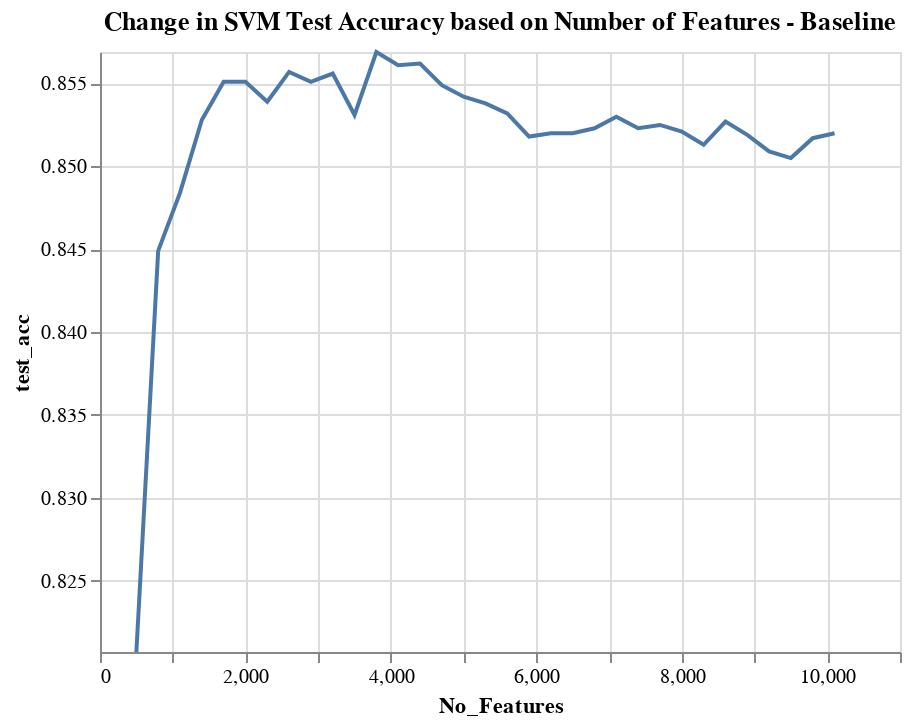

The notebook cell this image was saved under:
### Code cell
import altair as alt

y_max = df_overall['test_acc'].max()
y_min = df_overall['test_acc'].min()

alt.Chart(df_overall).mark_line().encode(
    alt.Y('test_acc',scale=alt.Scale(domain=(y_min,y_max))),
    x='No_Features'
    
).properties(title="Change in SVM Test Accuracy based on Number of Features - Baseline")

### Figure 1 — Vega-Lite specification as saved in the notebook (floating-point values rounded to 4 significant figures)
{"config": {"view": {"continuousWidth": 400, "continuousHeight": 300}}, "data": {"name": "data-0cb0083855652d8b4c7a884c95343c19"}, "mark": "line", "encoding": {"x": {"type": "quantitative", "field": "No_Features"}, "y": {"type": "quantitative", "field": "test_acc", "scale": {"domain": [0.8207, 0.8569]}}}, "title": "Change in SVM Test Accuracy based on Number of Features - Baseline", "$schema": "https://vega.github.io/schema/vega-lite/v4.8.1.json", "datasets": {"data-0cb0083855652d8b4c7a884c95343c19": [{"No_Features": 500, "Model": "SVM", "Class_Weights": "dr:8 and sx:10", "tfidf_mindf": 25, "tfidf_maxdf": 0.9, "cv_5_mean_acc": 0.8136, "test_acc": 0.8207, "precision": 0.8241, "TPR/Recall": 0.8207, "F1 Score": 0.8214}, {"No_Features": 800, "Model": "SVM", "Class_Weights": "dr:8 and sx:10", "tfidf_mindf": 25, "tfidf_maxdf": 0.9, "cv_5_mean_acc": 0.8344, "test_acc": 0.8449, "precision": 0.8467, "TPR/Recall": 0.8449, "F1 Score": 0.8453}, {"No_Features": 1100, "Model": "SVM", "Class_Weights": "dr:8 and sx:10", "tfidf_mindf": 25, "tfidf_maxdf": 0.9, "cv_5_mean_acc": 0.8398, "test_acc": 0.8484, "precision": 0.8498, "TPR/Recall": 0.8484, "F1 Score": 0.8486}, {"No_Features": 1400, "Model": "SVM", "Class_Weights": "dr:8 and sx:10", "tfidf_mindf": 25, "tfidf_maxdf": 0.9, "cv_5_mean_acc": 0.8446, "test_acc": 0.8528, "precision": 0.8538, "TPR/Recall": 0.8528, "F1 Score": 0.8529}, {"No_Features": 1700, "Model": "SVM", "Class_Weights": "dr:8 and sx:10", "tfidf_mindf": 25, "tfidf_maxdf": 0.9, "cv_5_mean_acc": 0.8469, "test_acc": 0.8551, "precision": 0.8563, "TPR/Recall": 0.8551, "F1 Score": 0.8553}, {"No_Features": 2000, "Model": "SVM", "Class_Weights": "dr:8 and sx:10", "tfidf_mindf": 25, "tfidf_maxdf": 0.9, "cv_5_mean_acc": 0.8492, "test_acc": 0.8551, "precision": 0.8561, "TPR/Recall": 0.8551, "F1 Score": 0.8553}, {"No_Features": 2300, "Model": "SVM", "Class_Weights": "dr:8 and sx:10", "tfidf_mindf": 25, "tfidf_maxdf": 0.9, "cv_5_mean_acc": 0.8496, "test_acc": 0.8539, "precision": 0.8546, "TPR/Recall": 0.8539, "F1 Score": 0.8541}, {"No_Features": 2600, "Model": "SVM", "Class_Weights": "dr:8 and sx:10", "tfidf_mindf": 25, "tfidf_maxdf": 0.9, "cv_5_mean_acc": 0.8517, "test_acc": 0.8557, "precision": 0.8564, "TPR/Recall": 0.8557, "F1 Score": 0.8558}, {"No_Features": 2900, "Model": "SVM", "Class_Weights": "dr:8 and sx:10", "tfidf_mindf": 25, "tfidf_maxdf": 0.9, "cv_5_mean_acc": 0.8522, "test_acc": 0.8551, "precision": 0.8558, "TPR/Recall": 0.8551, "F1 Score": 0.8552}, {"No_Features": 3200, "Model": "SVM", "Class_Weights": "dr:8 and sx:10", "tfidf_mindf": 25, "tfidf_maxdf": 0.9, "cv_5_mean_acc": 0.8512, "test_acc": 0.8556, "precision": 0.8559, "TPR/Recall": 0.8556, "F1 Score": 0.8555}, {"No_Features": 3500, "Model": "SVM", "Class_Weights": "dr:8 and sx:10", "tfidf_mindf": 25, "tfidf_maxdf": 0.9, "cv_5_mean_acc": 0.8515, "test_acc": 0.8531, "precision": 0.8533, "TPR/Recall": 0.8531, "F1 Score": 0.853}, {"No_Features": 3800, "Model": "SVM", "Class_Weights": "dr:8 and sx:10", "tfidf_mindf": 25, "tfidf_maxdf": 0.9, "cv_5_mean_acc": 0.8511, "test_acc": 0.8569, "precision": 0.8572, "TPR/Recall": 0.8569, "F1 Score": 0.8569}, {"No_Features": 4100, "Model": "SVM", "Class_Weights": "dr:8 and sx:10", "tfidf_mindf": 25, "tfidf_maxdf": 0.9, "cv_5_mean_acc": 0.8513, "test_acc": 0.8561, "precision": 0.8564, "TPR/Recall": 0.8561, "F1 Score": 0.8561}, {"No_Features": 4400, "Model": "SVM", "Class_Weights": "dr:8 and sx:10", "tfidf_mindf": 25, "tfidf_maxdf": 0.9, "cv_5_mean_acc": 0.8514, "test_acc": 0.8562, "precision": 0.8566, "TPR/Recall": 0.8562, "F1 Score": 0.8563}, {"No_Features": 4700, "Model": "SVM", "Class_Weights": "dr:8 and sx:10", "tfidf_mindf": 25, "tfidf_maxdf": 0.9, "cv_5_mean_acc": 0.8507, "test_acc": 0.8549, "precision": 0.8551, "TPR/Recall": 0.8549, "F1 Score": 0.8549}, {"No_Features": 5000, "Model": "SVM", "Class_Weights": "dr:8 and sx:10", "tfidf_mindf": 25, "tfidf_maxdf": 0.9, "cv_5_mean_acc": 0.8503, "test_acc": 0.8542, "precision": 0.8544, "TPR/Recall": 0.8542, "F1 Score": 0.8542}, {"No_Features": 5300, "Model": "SVM", "Class_Weights": "dr:8 and sx:10", "tfidf_mindf": 25, "tfidf_maxdf": 0.9, "cv_5_mean_acc": 0.8497, "test_acc": 0.8538, "precision": 0.8541, "TPR/Recall": 0.8538, "F1 Score": 0.8539}, {"No_Features": 5600, "Model": "SVM", "Class_Weights": "dr:8 and sx:10", "tfidf_mindf": 25, "tfidf_maxdf": 0.9, "cv_5_mean_acc": 0.8491, "test_acc": 0.8532, "precision": 0.8536, "TPR/Recall": 0.8532, "F1 Score": 0.8533}, {"No_Features": 5900, "Model": "SVM", "Class_Weights": "dr:8 and sx:10", "tfidf_mindf": 25, "tfidf_maxdf": 0.9, "cv_5_mean_acc": 0.8497, "test_acc": 0.8518, "precision": 0.8524, "TPR/Recall": 0.8518, "F1 Score": 0.852}, {"No_Features": 6200, "Model": "SVM", "Class_Weights": "dr:8 and sx:10", "tfidf_mindf": 25, "tfidf_maxdf": 0.9, "cv_5_mean_acc": 0.848, "test_acc": 0.852, "precision": 0.8525, "TPR/Recall": 0.852, "F1 Score": 0.8522}, {"No_Features": 6500, "Model": "SVM", "Class_Weights": "dr:8 and sx:10", "tfidf_mindf": 25, "tfidf_maxdf": 0.9, "cv_5_mean_acc": 0.848, "test_acc": 0.852, "precision": 0.8526, "TPR/Recall": 0.852, "F1 Score": 0.8522}, {"No_Features": 6800, "Model": "SVM", "Class_Weights": "dr:8 and sx:10", "tfidf_mindf": 25, "tfidf_maxdf": 0.9, "cv_5_mean_acc": 0.8472, "test_acc": 0.8523, "precision": 0.8528, "TPR/Recall": 0.8523, "F1 Score": 0.8524}, {"No_Features": 7100, "Model": "SVM", "Class_Weights": "dr:8 and sx:10", "tfidf_mindf": 25, "tfidf_maxdf": 0.9, "cv_5_mean_acc": 0.8486, "test_acc": 0.853, "precision": 0.8535, "TPR/Recall": 0.853, "F1 Score": 0.8531}, {"No_Features": 7400, "Model": "SVM", "Class_Weights": "dr:8 and sx:10", "tfidf_mindf": 25, "tfidf_maxdf": 0.9, "cv_5_mean_acc": 0.8482, "test_acc": 0.8523, "precision": 0.8529, "TPR/Recall": 0.8523, "F1 Score": 0.8524}, {"No_Features": 7700, "Model": "SVM", "Class_Weights": "dr:8 and sx:10", "tfidf_mindf": 25, "tfidf_maxdf": 0.9, "cv_5_mean_acc": 0.8477, "test_acc": 0.8525, "precision": 0.8528, "TPR/Recall": 0.8525, "F1 Score": 0.8525}, {"No_Features": 8000, "Model": "SVM", "Class_Weights": "dr:8 and sx:10", "tfidf_mindf": 25, "tfidf_maxdf": 0.9, "cv_5_mean_acc": 0.8472, "test_acc": 0.8521, "precision": 0.8526, "TPR/Recall": 0.8521, "F1 Score": 0.8522}, {"No_Features": 8300, "Model": "SVM", "Class_Weights": "dr:8 and sx:10", "tfidf_mindf": 25, "tfidf_maxdf": 0.9, "cv_5_mean_acc": 0.8472, "test_acc": 0.8513, "precision": 0.8518, "TPR/Recall": 0.8513, "F1 Score": 0.8514}, {"No_Features": 8600, "Model": "SVM", "Class_Weights": "dr:8 and sx:10", "tfidf_mindf": 25, "tfidf_maxdf": 0.9, "cv_5_mean_acc": 0.8465, "test_acc": 0.8527, "precision": 0.8533, "TPR/Recall": 0.8527, "F1 Score": 0.8529}, {"No_Features": 8900, "Model": "SVM", "Class_Weights": "dr:8 and sx:10", "tfidf_mindf": 25, "tfidf_maxdf": 0.9, "cv_5_mean_acc": 0.8464, "test_acc": 0.8519, "precision": 0.8524, "TPR/Recall": 0.8519, "F1 Score": 0.852}, {"No_Features": 9200, "Model": "SVM", "Class_Weights": "dr:8 and sx:10", "tfidf_mindf": 25, "tfidf_maxdf": 0.9, "cv_5_mean_acc": 0.8468, "test_acc": 0.8509, "precision": 0.8514, "TPR/Recall": 0.8509, "F1 Score": 0.8511}, {"No_Features": 9500, "Model": "SVM", "Class_Weights": "dr:8 and sx:10", "tfidf_mindf": 25, "tfidf_maxdf": 0.9, "cv_5_mean_acc": 0.8461, "test_acc": 0.8505, "precision": 0.8509, "TPR/Recall": 0.8505, "F1 Score": 0.8506}, {"No_Features": 9800, "Model": "SVM", "Class_Weights": "dr:8 and sx:10", "tfidf_mindf": 25, "tfidf_maxdf": 0.9, "cv_5_mean_acc": 0.8455, "test_acc": 0.8517, "precision": 0.852, "TPR/Recall": 0.8517, "F1 Score": 0.8517}, {"No_Features": 10100, "Model": "SVM", "Class_Weights": "dr:8 and sx:10", "tfidf_mindf": 25, "tfidf_maxdf": 0.9, "cv_5_mean_acc": 0.8453, "test_acc": 0.852, "precision": 0.8523, "TPR/Recall": 0.852, "F1 Score": 0.8521}]}}
